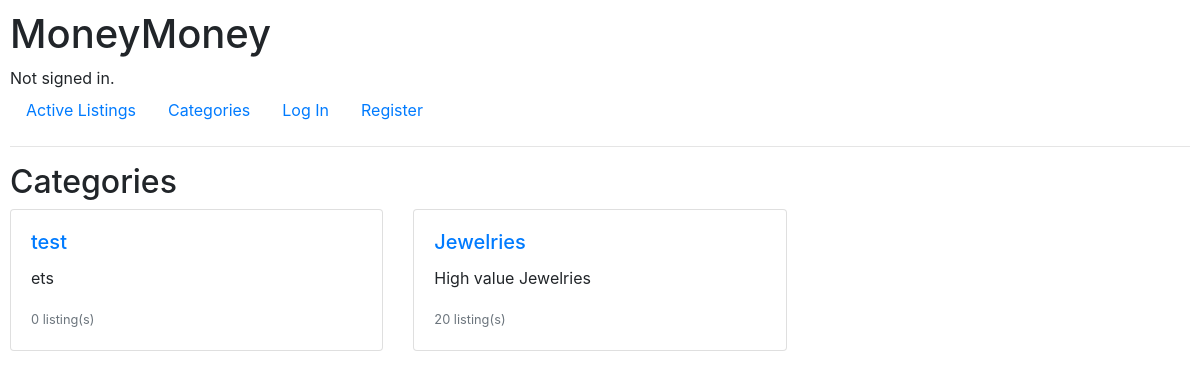
Page /category on the earlier database version.
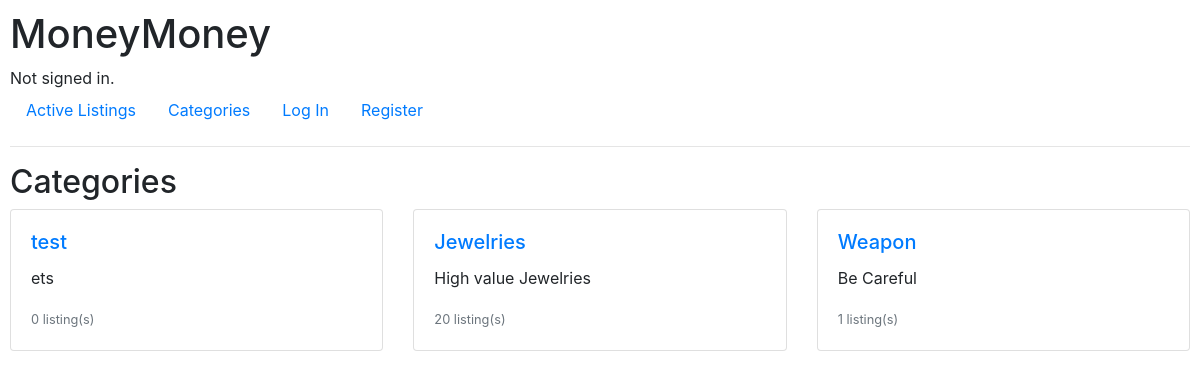
Same page on the later database version.
### auctions/models.py (models this page shows, shortened)
class Category(models.Model):
    name = models.CharField(max_length=64, unique=True)
    description = models.TextField(blank=True)
    created_at = models.DateTimeField(auto_now_add=True)
    class Meta:
        verbose_name_plural = "Categories"

### auctions/views.py (the view)
# urls.py: path("category", views.category, name="category"),
def category(request):
    return render(request, 'auctions/category.html', {
        "categories": Category.objects.all()
    })

### auctions/templates/auctions/category.html
{% extends "auctions/layout.html" %}
{% block body %}
    <h2>Categories</h2>
    <div class="row">
        {% for category in categories %}
            <div class="col-md-4 mb-4">
                <div class="card">
                    <div class="card-body">
                        <h5 class="card-title">
                            <a href="{% url 'category_listings' category.id %}">{{ category.name }}</a>
                        </h5>
                        {% if category.description %}
                            <p class="card-text">{{ category.description }}</p>
                        {% endif %}
                        <p class="card-text">
                            <small class="text-muted">
                                {{ category.listings.count }} listing(s)
                            </small>
                        </p>
                    </div>
                </div>
            </div>
        {% empty %}
            <div class="col-12">
                <div class="alert alert-info">
                    No categories available yet.
                </div>
            </div>
        {% endfor %}
    </div>
{% endblock %}

### auctions/templates/auctions/layout.html (shortened to what this page needs)
{% load static %}
<!DOCTYPE html>
<html lang="en">
    <head>
        <link rel="stylesheet" href="https://stackpath.bootstrapcdn.com/bootstrap/4.4.1/css/bootstrap.min.css">
        <link rel="stylesheet" href="https://cdn.jsdelivr.net/npm/bootstrap-icons@1.7.2/font/bootstrap-icons.css">
        <link href="{% static 'auctions/styles.css' %}" rel="stylesheet">
    </head>
    <body>
        <h1>MoneyMoney</h1>
        <div>
            {% if user.is_authenticated %}
                Signed in as <strong>{{ user.username }}</strong>.
            {% else %}
                Not signed in.
            {% endif %}
        </div>
        <ul class="nav">
            <li class="nav-item">
                <a class="nav-link" href="{% url 'index' %}">Active Listings</a>
            </li>
            <li class="nav-item">
                <a class="nav-link" href="{% url 'category' %}">Categories</a>
            </li>
            {% if user.is_authenticated %}
                <li class="nav-item">
                    <a class="nav-link" href="{% url 'create' %}">Create Listing</a>
                </li>
                <li class="nav-item">
                    <a class="nav-link" href="{% url 'watchlist' %}">WatchList</a>
                </li>
                <li class="nav-item">
                    <a class="nav-link" href="{% url 'won_auctions' %}">Won Auctions</a>
                </li>
                <li class="nav-item">
                    <a class="nav-link" href="{% url 'logout' %}">Log Out</a>
                </li>
            {% else %}
                <li class="nav-item">
                    <a class="nav-link" href="{% url 'login' %}">Log In</a>
                </li>
                <li class="nav-item">
                    <a class="nav-link" href="{% url 'register' %}">Register</a>
                </li>
            {% endif %}
        </ul>
        <hr>
        {% block body %}
        {% endblock %}
    </body>
</html>

### auctions/static/auctions/styles.css (style rules this page uses)
body { padding: 10px; }

Differences in the rows shown:
added Category: name "Weapon", description "Be Careful", listings.count "1"
